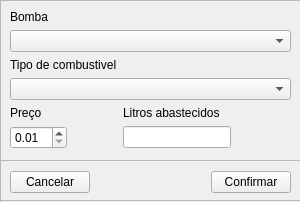
<?xml version="1.0" encoding="UTF-8"?>
<ui version="4.0">
 <class>FomularioTanque</class>
 <widget class="QWidget" name="FomularioTanque">
  <property name="geometry">
   <rect>
    <x>0</x>
    <y>0</y>
    <width>300</width>
    <height>202</height>
   </rect>
  </property>
  <property name="windowTitle">
   <string>Nova Pessoa</string>
  </property>
  <widget class="QFrame" name="ContainerForm">
   <property name="geometry">
    <rect>
     <x>0</x>
     <y>0</y>
     <width>301</width>
     <height>201</height>
    </rect>
   </property>
   <property name="frameShape">
    <enum>QFrame::StyledPanel</enum>
   </property>
   <property name="frameShadow">
    <enum>QFrame::Raised</enum>
   </property>
   <layout class="QFormLayout" name="formLayout">
    <item row="1" column="0" colspan="2">
     <widget class="QComboBox" name="inputBomba">
      <property name="enabled">
       <bool>true</bool>
      </property>
     </widget>
    </item>
    <item row="0" column="0">
     <widget class="QLabel" name="label_2">
      <property name="sizePolicy">
       <sizepolicy hsizetype="Fixed" vsizetype="Fixed">
        <horstretch>0</horstretch>
        <verstretch>0</verstretch>
       </sizepolicy>
      </property>
      <property name="text">
       <string>Bomba</string>
      </property>
     </widget>
    </item>
    <item row="2" column="0">
     <widget class="QLabel" name="label_3">
      <property name="sizePolicy">
       <sizepolicy hsizetype="Fixed" vsizetype="Fixed">
        <horstretch>0</horstretch>
        <verstretch>0</verstretch>
       </sizepolicy>
      </property>
      <property name="text">
       <string>Tipo de combustivel</string>
      </property>
     </widget>
    </item>
    <item row="3" column="0" colspan="2">
     <widget class="QComboBox" name="inputTipo">
      <property name="enabled">
       <bool>true</bool>
      </property>
     </widget>
    </item>
    <item row="4" column="1">
     <widget class="QLabel" name="label">
      <property name="sizePolicy">
       <sizepolicy hsizetype="Fixed" vsizetype="Fixed">
        <horstretch>0</horstretch>
        <verstretch>0</verstretch>
       </sizepolicy>
      </property>
      <property name="text">
       <string>Litros abastecidos</string>
      </property>
     </widget>
    </item>
    <item row="4" column="0">
     <widget class="QLabel" name="label_4">
      <property name="text">
       <string>Preço</string>
      </property>
     </widget>
    </item>
    <item row="5" column="0">
     <widget class="QDoubleSpinBox" name="inputPreco">
      <property name="minimum">
       <double>0.010000000000000</double>
      </property>
      <property name="singleStep">
       <double>0.500000000000000</double>
      </property>
     </widget>
    </item>
    <item row="5" column="1">
     <widget class="QLineEdit" name="inputLitros">
      <property name="sizePolicy">
       <sizepolicy hsizetype="Fixed" vsizetype="Fixed">
        <horstretch>0</horstretch>
        <verstretch>0</verstretch>
       </sizepolicy>
      </property>
      <property name="readOnly">
       <bool>true</bool>
      </property>
     </widget>
    </item>
   </layout>
  </widget>
  <widget class="QFrame" name="ContainerBotoes">
   <property name="geometry">
    <rect>
     <x>0</x>
     <y>160</y>
     <width>301</width>
     <height>44</height>
    </rect>
   </property>
   <property name="frameShape">
    <enum>QFrame::StyledPanel</enum>
   </property>
   <property name="frameShadow">
    <enum>QFrame::Raised</enum>
   </property>
   <layout class="QHBoxLayout" name="horizontalLayout">
    <item>
     <widget class="QPushButton" name="Cancelar">
      <property name="text">
       <string>Cancelar</string>
      </property>
      <property name="icon">
       <iconset>
        <normaloff>../../assets/cancel.svg</normaloff>../../assets/cancel.svg</iconset>
      </property>
     </widget>
    </item>
    <item>
     <spacer name="horizontalSpacer">
      <property name="orientation">
       <enum>Qt::Horizontal</enum>
      </property>
      <property name="sizeHint" stdset="0">
       <size>
        <width>40</width>
        <height>20</height>
       </size>
      </property>
     </spacer>
    </item>
    <item>
     <widget class="QPushButton" name="Confirmar">
      <property name="text">
       <string>Confirmar</string>
      </property>
      <property name="icon">
       <iconset>
        <normaloff>../../assets/check.svg</normaloff>../../assets/check.svg</iconset>
      </property>
     </widget>
    </item>
   </layout>
  </widget>
 </widget>
 <resources/>
 <connections/>
</ui>
